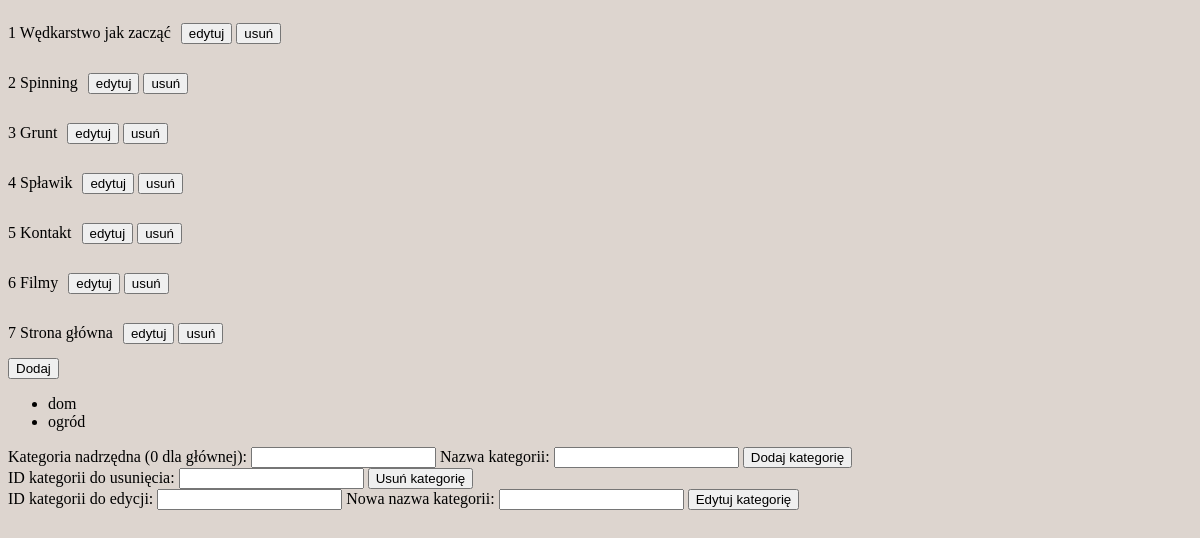
/lab10/admin/admin.php (signed in), run on the app's committed database.
### tables this page shows
CREATE TABLE `page_list` (
  `id` int(11) NOT NULL,
  `page_title` varchar(255) NOT NULL,
  `page_content` text NOT NULL,
  `status` int(1) NOT NULL DEFAULT 1
);

CREATE TABLE `categories` (
  `id` int(11) NOT NULL,
  `matka` int(11) DEFAULT 0,
  `nazwa` varchar(255) NOT NULL
);

### lab10/cfg.php (called while the page is built, shortened)
<?php
function db_connect()
{
    $hostname = 'localhost';
    $username = 'root';
    $password = '';
    $db = 'moja_strona_164333';
    $conn = new mysqli($hostname, $username, $password, $db);
    $conn->set_charset('utf8mb4');
    return $conn;
}

### lab10/admin/admin.php (the view, shortened to what this page needs)
<?php
include_once '../cfg.php';
function ListaPodstron()
{
    $conn = db_connect();
    $query = "SELECT id, page_title, page_content, status FROM page_list ORDER BY id ASC LIMIT 100";
    $stmt = $conn->prepare($query);
    $stmt->execute();
    $stmt->bind_result($id, $page_title, $page_content, $status);
    while ($stmt->fetch()) {
        echo '<div class="page-entry" style="display: flex;align-items: center;">
            <p>' . htmlspecialchars($id) . ' ' . htmlspecialchars($page_title) . '
            <form action="" method="post" style="margin-left: 10px">
                <input type="hidden" name="id_to_update" value="' . htmlspecialchars($id) . '">
                <input type=submit name=update value=edytuj>
                <input type=submit name=delete value=usuń>
            </form>
            </p></div>';
    }
}
class ZarzadzajKategoriami
{
    private $conn;
    public function __construct()
    {
        $this->conn = db_connect();
    }
    public function PokazKategorie()
    {
        $this->GenerujDrzewoKategorii();
    }
    private function GenerujDrzewoKategorii($matka = 0)
    {
        $query = "SELECT id, nazwa FROM categories WHERE matka = ?";
        $stmt = $this->conn->prepare($query);
        $stmt->bind_param('i', $matka);
        $stmt->execute();
        $stmt->bind_result($id, $nazwa);
        $stmt->store_result();
        echo '<ul>';
        while ($stmt->fetch()) {
            echo '<li>' . $nazwa;
            $this->GenerujDrzewoKategorii($id);
            echo '</li>';
        }
        echo '</ul>';
    }
}
$zarzadzajKategoriami = new ZarzadzajKategoriami();
?>
<!DOCTYPE html>
<html>
<head>
    <link rel="stylesheet" href="../css/style.css">
</head>
<body>
<?php
if ($_SESSION['zalogowany'] === true) {
    ListaPodstron();
    echo '<form method="post"><input type="submit" name="Dodaj" value="Dodaj"></form>';
    $zarzadzajKategoriami->PokazKategorie();
    echo '
        <form method="post">
            <label for="matkaId">Kategoria nadrzędna (0 dla głównej): </label>
            <input type="number" name="matkaId" id="matkaId" required>
            <label for="nazwaKategorii">Nazwa kategorii: </label>
            <input type="text" name="nazwaKategorii" id="nazwaKategorii" required>
            <input type="submit" name="DodajKategorie" value="Dodaj kategorię">
        </form>
        <form method="post">
            <label for="kategoriaId">ID kategorii do usunięcia: </label>
            <input type="number" name="kategoriaId" id="kategoriaId" required>
            <input type="submit" name="UsunKategorie" value="Usuń kategorię">
        </form>
        <form method="post">
            <label for="kategoriaIdEdytuj">ID kategorii do edycji: </label>
            <input type="number" name="kategoriaIdEdytuj" id="kategoriaIdEdytuj" required>
            <label for="nowaNazwa">Nowa nazwa kategorii: </label>
            <input type="text" name="nowaNazwa" id="nowaNazwa" required>
            <input type="submit" name="EdytujKategorie" value="Edytuj kategorię">
        </form>';
}
?>
</body>
</html>

### lab10/css/style.css (style rules this page uses)
body { background-color: #ddd5cf; height: 100%; }

### data on the page
page_list: id "1", page_title "Wędkarstwo jak zacząć"
page_list: id "2", page_title "Spinning"
page_list: id "3", page_title "Grunt"
page_list: id "4", page_title "Spławik"
page_list: id "5", page_title "Kontakt"
page_list: id "6", page_title "Filmy"
page_list: id "7", page_title "Strona główna"
categories: nazwa "dom"
categories: nazwa "ogród"
